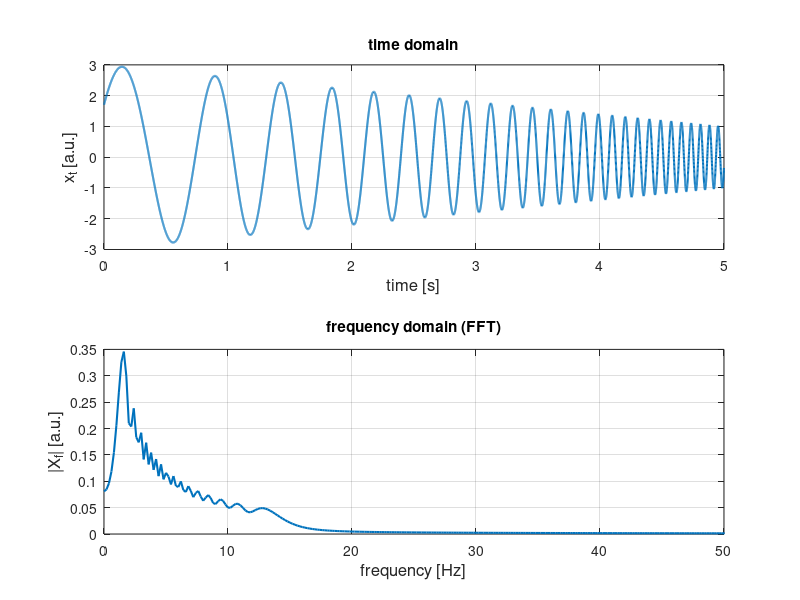

Write the MATLAB code that produced this figure. (Note: this script raises an error after producing the figure.)
%% validation of time-frequency analysis with Prisma
% - create a test signal with known properties
% - send it to time-frequency decomposition via Prisma, 
% - inspect the results to check they match what expected

%% add toolbox folder to path: Prisma

% relative path to toolbox
targetFolder = fullfile('work','functions','Prisma');
found = false;

if ispc % --- Windows, loop over drive letters A: to Z: ---
    letterVector = 65:90;   % ASCII codes for A–Z
    for diskLbl = string(char(letterVector) + ":")'
        addOnPath = fullfile(diskLbl, targetFolder);
        if exist(addOnPath,'dir')
            addpath(addOnPath)
            disp(['added to path: ' addOnPath])
            found = true;
            break
        end
    end

elseif isunix % --- Linux, look under /media/<user>
    mountFolder = fullfile('/media', getenv('USER'));
    % check one level down for drives, then into work/functions/PhysioExplorer
    matches = dir(fullfile(mountFolder, '*', targetFolder));
    if ~isempty(matches)
        addOnPath = matches(1).folder;
        addpath(addOnPath)
        disp(['added to path: ' addOnPath])
        found = true;
    end
        
end

if ~found
    warning([ targetFolder ' not added to path: folder not found'])
end

%% select signal type

signalType = 1;  % simple chirp

%% time and frequency setup
% common to all signal types

% sampling rate
fs = 2000; % Hz
dt = 1/fs; % delta t

% time info
timeRange = [0 5]; % seconds
timeVec = timeRange(1):dt:timeRange(end);
timeVec(end) = [];
N = length(timeVec);

% frequency info
df = fs/(N-1);
f_Fourier = (0:N-1)*df;
f_Fourier_shifted = (-(N/2) : (N/2-1)) * df;

%% generate test signal

switch signalType
    
    case 1
        %% signal 1: simple chirp with variable amplitude
        fprintf('signal type 1: simple logarithmic chirp\n');
        freqRange = [1 15];
        amplRange = [3 1];
        a = linspace(amplRange(1), amplRange(end), N);
        X1 = a' .* chirp((0:N-1)*dt, freqRange(1), (N-1)*dt, freqRange(end), 'logarithmic')';
        groundTruth_Lbl = 'Logarithmic chirp: 1-15 Hz, decreasing amplitude';
end

% frequency domain FFT (for all signal types)
X_fft = fft(X1);
X_abs = abs(X_fft)/N;
X_pow = X_abs.^2;

%% figure: see the test signal in time and frequency (FFT) domains

figure(1); clf
set(gcf, 'Position', [100 100 1200 500]);

% time domain
subplot(2,1,1)
plot(timeVec, X1, 'LineWidth', 1.5);
%xlabel(['time [' pr_cfg.physicalAxis_units ']'], 'FontSize', 12);
xlabel(['time [s]'], 'FontSize', 12);
ylabel('x_t [a.u.]', 'FontSize', 12);
title('time domain');
grid on;
xlim(timeRange);

% frequency domain (Fourier)
subplot(2,1,2)
plot(f_Fourier, X_abs, 'LineWidth', 1.5);
xlabel('frequency [Hz]', 'FontSize', 12);
ylabel('|X_f| [a.u.]', 'FontSize', 12);
title('frequency domain (FFT)');
grid on;
xlim([0 50]); 

% Add ground truth as suptitle
sgtitle(sprintf('signal type %d: %s', signalType, groundTruth_Lbl), 'FontSize', 12, 'FontWeight', 'normal');


%% 1- STFFT

% Configure STFFT parameters
pr_cfg = struct();
pr_cfg.srate = fs;                       % Sampling rate
pr_cfg.physicalAxis_vec = timeVec;       % Time axis for output
pr_cfg.physicalAxis_units = 's';         % Time units
pr_cfg.STFT_windowLength_pnt = 2000;    % Window length (e.g., 500 points = 250 ms at 2000 Hz)
pr_cfg.STFT_windowStep_pnt = 100;       % Window step (100 points = 50 ms at 2000 Hz)
pr_cfg.STFT_zeroPadding = 8;            % 8x zero padding for frequency resolution


pr_cfg.sanityCheck_fig = false;

% run STFFT
[spectra, pr_cfg] = pr_STFT(X1, pr_cfg);

% extract amplitude from complex spectra
complex_spectra = complex(spectra(:,:,1), spectra(:,:,2));
amplitude = abs(complex_spectra);
amplitude = amplitude * 2;
power = amplitude.^2;

% get time-frequency axes from output
freq_axis = pr_cfg.STFT_freq_Hz;
time_axis = pr_cfg.physicalAxis_output;

%% Visualize STFT results

% TO DO: convert this to its own function (e.g., pr_view)


figure(2); clf
set(gcf, 'Position', [150 50 1200 600]);

% Time-frequency spectrogram (raw amplitude in original units)
imagesc(time_axis, freq_axis, amplitude);
axis xy; 
colorbar;
xlabel('Time (s)', 'FontSize', 12);
ylabel('Frequency (Hz)', 'FontSize', 12);
title('STFFT');
ylim([0 min(30, max(freq_axis))]);
grid on;

colormap(flipud(hot))
